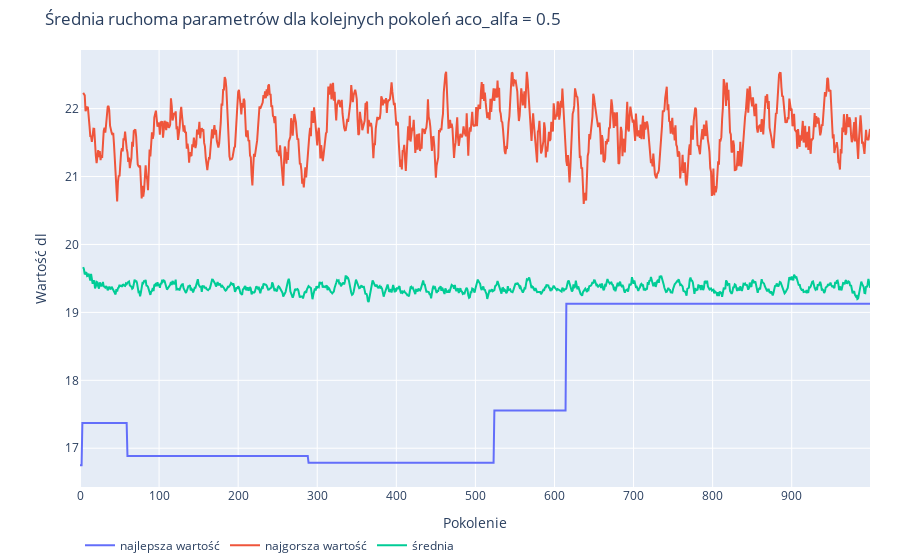

Notebook code for this chart:
### Code cell
fig = plot_single_parameters(df, name)

print(fig.layout.title)
fig.show()
fig.write_image('fig.svg', width=1000)

### Figure 1 — Plotly figure (JSON) as saved in the notebook; plotly's stock layout.template omitted (floating-point values rounded to 4 significant figures; data arrays with more than 128 entries replaced by an {"elided": "..."} marker saying what was removed)
{"data": [{"name": "najlepsza wartość", "type": "scatter", "x": {"elided": "1000 int values"}, "y": {"elided": "1000 float values"}}, {"name": "najgorsza wartość", "type": "scatter", "x": {"elided": "1000 int values"}, "y": {"elided": "1000 float values"}}, {"name": "średnia", "type": "scatter", "x": {"elided": "1000 int values"}, "y": {"elided": "1000 float values"}}], "layout": {"legend": {"orientation": "h"}, "margin": {"b": 0, "r": 30, "t": 50}, "title": {"text": "Średnia ruchoma parametrów dla kolejnych pokoleń aco_alfa = 0.5"}, "xaxis": {"title": {"text": "Pokolenie"}}, "yaxis": {"title": {"text": "Wartość dl"}}}}
